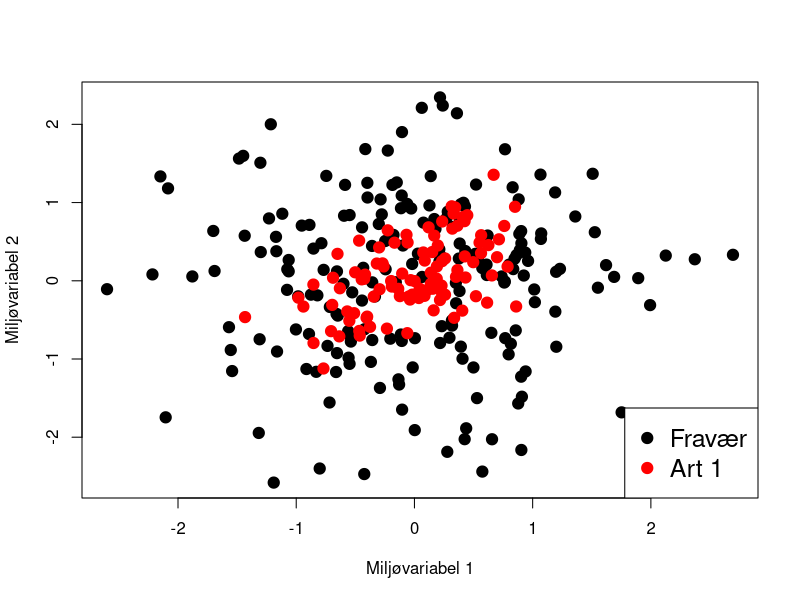
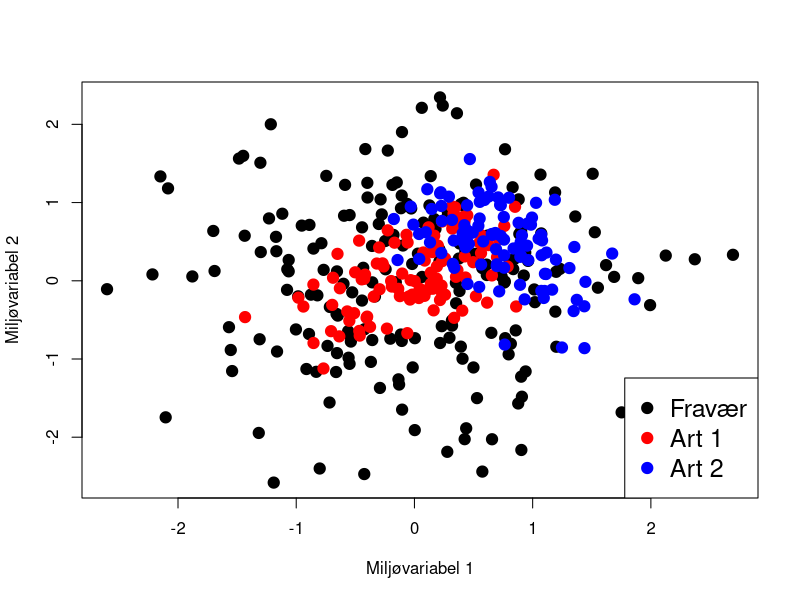
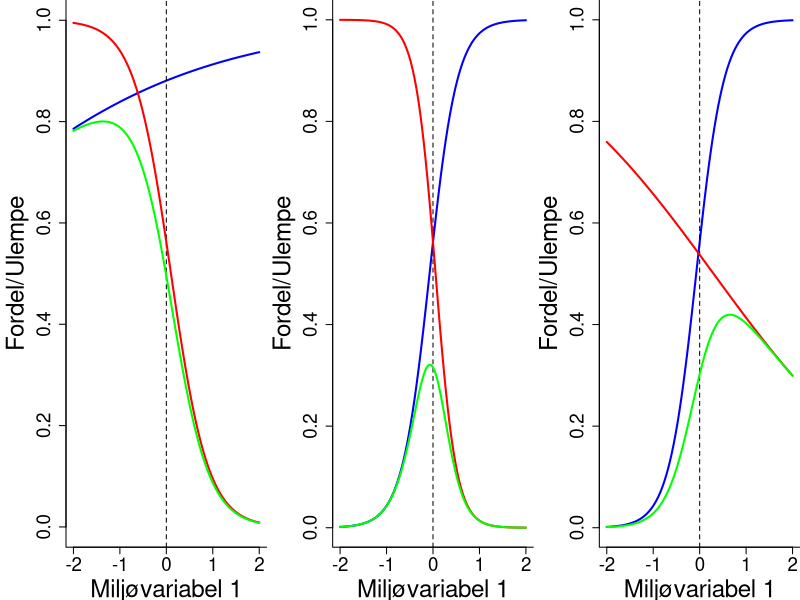

The R source for these figures, in order:
## ---- chunk 1


library(VGAM)
tmp = rbinorm(n=200,      mean1 = 0, mean2 = 0, var1 = 1, var2 = 1, cov12 = 0)
tmp2 = rbinorm(n=100,      mean1 = 0, mean2 = 0, var1 = .2, var2 = .2, cov12 = .1)
tmp3 = rbinorm(n=100,      mean1 = 0.72, mean2 = 0.5, var1 = .2, var2 = .2, cov12 = -.1)

plot(tmp[,1], tmp[,2], pch = 19, cex = 1.5, xlab = "Miljøvariabel 1", ylab= "Miljøvariabel 2")
points(tmp2[,1], tmp2[,2], col = "red", pch = 19, cex = 1.5)

legend("bottomright", c("Fravær", "Art 1"), col = c("black", "red"), cex = 1.5, pch = 19)


## ---- chunk 2


library(VGAM)
tmp3 = rbinorm(n=100,      mean1 = 0.72, mean2 = 0.5, var1 = .2, var2 = .2, cov12 = -.1)

plot(tmp[,1], tmp[,2], pch = 19, cex = 1.5, xlab = "Miljøvariabel 1", ylab= "Miljøvariabel 2")
points(tmp2[,1], tmp2[,2], col = "red", pch = 19, cex = 1.5)
points(tmp3[,1], tmp3[,2], col = "blue", pch = 19, cex = 1.5)

legend("bottomright", c("Fravær", "Art 1", "Art 2"), col = c("black", "red", "blue"), cex = 1.5, pch = 19)
## ---- chunk 3
library(boot)
par(mfrow = c(1,3), bty = "L", omi = c(0,0,0,0), mar = c(4,5,0,0))
curve(inv.logit(2+.35*x), from = -2, to = 2, ylim = c(0,1), col = "blue", xlab = "Miljøvariabel 1",
      ylab = "Fordel/Ulempe", lwd = 2, cex.lab = 2.2, cex.axis = 1.7)
abline(v = 0, lty = "dashed")
curve(inv.logit(.25-2.5*x), from = -2, to = 2, add = T, col = "red", lwd = 2, cex.lab = 1.7, cex.axis = 1.3)
curve((inv.logit(2+.35*x)*inv.logit(.25-2.5*x)), col = "green", add = T, lwd = 2, cex.lab = 1.7, cex.axis = 1.3)

curve(inv.logit(.25+3.35*x), from = -2, to = 2, col = "blue", xlab = "Miljøvariabel 1",
      ylab = "Fordel/Ulempe", lwd = 2, cex.lab = 2.2, cex.axis = 1.7)
abline(v = 0, lty = "dashed")
curve(inv.logit(.25+-4.5*x), from = -2, to = 2, add = T, col = "red", lwd = 2, cex.lab = 1.7, cex.axis = 1.3)
curve((inv.logit(.25+-4.5*x)*inv.logit(.25+3.35*x)), col = "green", add = T, lwd = 2, cex.lab = 1.7, cex.axis = 1.3)


curve(inv.logit(.25+3.35*x), from = -2, to = 2,  col = "blue", xlab = "Miljøvariabel 1",
      ylab = "Fordel/Ulempe", lwd = 2, cex.lab = 2.2, cex.axis = 1.7)
abline(v = 0, lty = "dashed")
curve(inv.logit(.15-.5*x), from = -2, to = 2, add = T, col = "red", lwd = 2, cex.lab = 1.7, cex.axis = 1.3)
curve((inv.logit(.25+3.35*x)*inv.logit(.15-.5*x)), col = "green", add = T, lwd = 2, cex.lab = 1.7, cex.axis = 1.3)
#legend("bottomright", c("Fordel", "Ulempe","Nytte"), c("blue", "red", "green"), lwd = 2)
